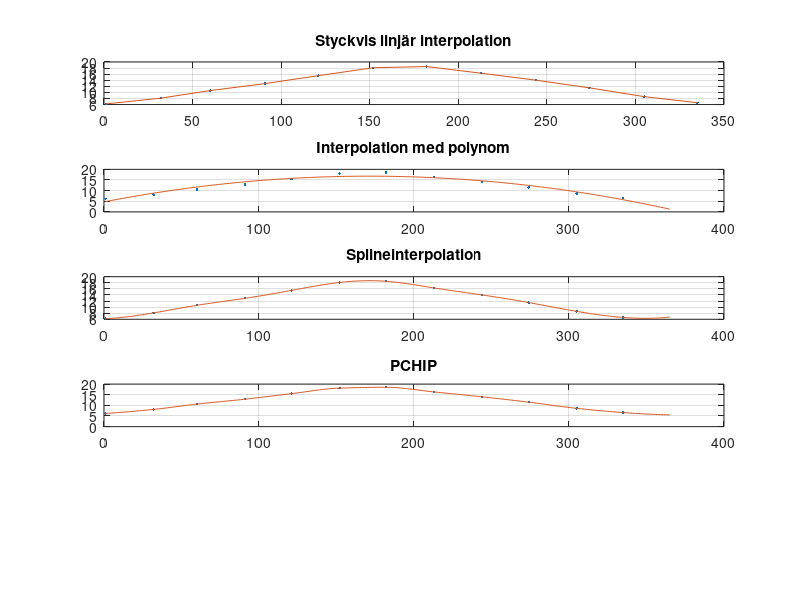

The MATLAB source for this figure: (Note: this script raises an error after producing the figure.)
clear all 
clc

t = [6.2; 8.1; 10.6; 12.9; 15.5; 18.1; 18.5; 16.3; 14.0; 11.5; 8.6; 6.6];
dag = [1; 32; 60; 91; 121; 152; 182; 213; 244; 274; 305; 335];
x = 1:365;

%Styckvis  linjär interpolation
subplot(5,1,1);
plot(dag, t, '.', dag,t); title('Styckvis linjär interpolation'); grid on;
 
%Interpolation med ett polynom
%polyfit(x,y,n) ger ett polynom av grad n
a = polyfit(dag, t, 2);
p1 = polyval(a,x);
subplot(5,1,2);
plot(dag, t, '.', x, p1); title('Interpolation med polynom'); grid on;
 
%Splineinterpolation
%Spline ger styckvis kubisk hermiteinterpolation, precis som pchip och
%makima. Spline har problem med att hantera platta delar av ploten, dvs om
%flera punkter i rad har samma y-värde. Men är bättre på att hantera data
%som är vågformad
%yq = spline(x,y,xq) där xq specifierar vilka x-koordinater som den
%interpolerade funktionen yq använder
p2 = spline(dag,t,x); 
subplot(5,1,3);
plot(dag, t, '.', x, p2); title('Splineinterpolation'); grid on;

%Interpolation med pchip
%Pchip äör en annan typ av styckvis kubisk hermiteinterpolation. Pchip är
%väldigt aggresiv i att undvika så kallade overshoots vilket dock leder till att
%den ibland missar lokala maximum och minimum punkter när den egentliga
%kurvan till datan är vågformad
%yq = pchip(x,y,xq)
p3 = pchip(dag,t,x);
subplot(5,1,4);
plot(dag, t, '.', x, p3); title('PCHIP'); grid on;

%Interpolation med makima
%Makima är en inbyggd funktion i matlab, makima står för Modified Akima
%piecewise cubic Hermite interpolation och är ett mellanting till pchip och
%spline. Makima är inte lika aggresiv som pchip på att undvika overshoots
%och man har samtidigt lyckats elinimera problemen som uppstår i splice så
%väl som i vanlig akima när efterföljande x-värden har samma y-värde. Detta ger
%en bättre approximation än pchip och splice. 
p4 = interp1(dag,t,x,'makima');
subplot(5,1,5);
plot(dag, t, '.', x, p4); title('Makima'); grid on;
